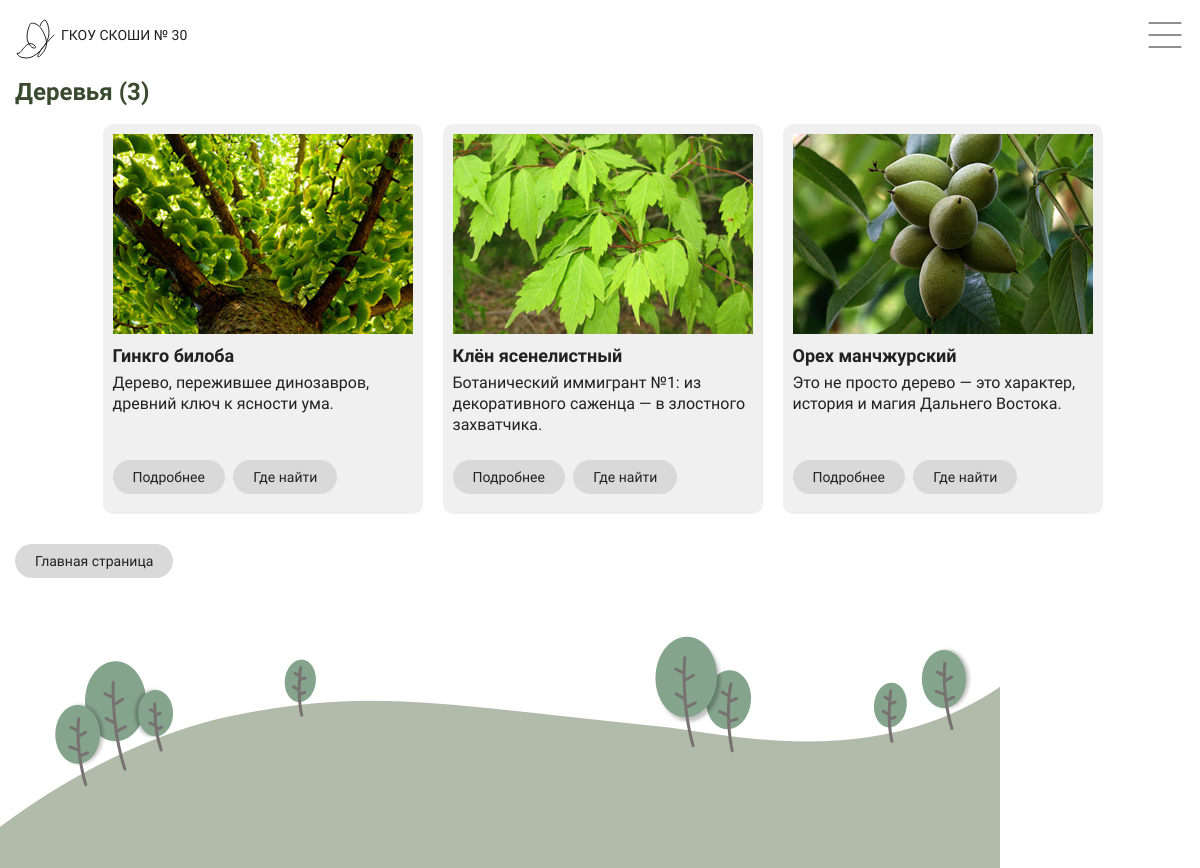
The app's page /plants/category/tree/ with its own data.
### garden/models.py (models this page shows, shortened)
class Plant(db.Model):
    __tablename__ = 'plants'
    id = db.Column(db.Integer, primary_key=True)
    name = db.Column(db.String(100), unique=True, nullable=False)
    category = db.Column(db.Enum(Category), nullable=False)
    code = db.Column(db.String(10), unique=True, nullable=False)
    intro = db.Column(db.String(300), unique=True, nullable=False)
    thumbnail = db.Column(db.String(100), nullable=False, default='default.jpg')
    location = db.Column(db.Enum(Location), nullable=False, default=Location.unknown)
    display = db.Column(db.Enum(Display), nullable=False, default=Display.disabled)
    status = db.Column(db.Enum(Status), nullable=False, default=Status.CREATED)
    timestamp = db.Column(db.DateTime(), default=datetime.now)
    articles = db.relationship('Article', backref='plant', lazy='dynamic', cascade='all, delete-orphan')

### garden/routes.py (the view)
@app.route('/plants/category/<category_name>/')
def show_category(category_name):
    plants = services.get_category_plants_for_render(category_name)
    return render_template('view/category.html',
                           category_title=Category[category_name].value['title'],
                           plants=plants,
                           quantity=services.get_quantity_categories()[category_name],
                           settings=settings)

### garden/services.py (called while the page is built)
def get_category_plants_for_render(category_name):
    plants = Plant.query.filter(Plant.category == category_name,
                                Plant.status != 'DELETED',
                                Plant.display == 'enabled').all()
    return plants

def get_quantity_categories():
    dict = {}
    for cat in Category:
        quantity = Plant.query.filter(Plant.category == cat.name,
                                Plant.status != 'DELETED',
                                Plant.display == 'enabled').count()
        dict[cat.name] = quantity
    return dict

### garden/templates/view/category.html (shortened to what this page needs)
{% extends 'view_base.html' %}
{% block main %}
<div class="subtitle">
    <h2 class="montserrat-alternates-semibold">{{ category_title }} ({{ quantity }})</h2>
</div>
<section class="card-container">
    {% for plant in plants %}
    <div class="card">
        <img class="card-img" src="{{ url_for('send_file', filename=plant.thumbnail) }}" alt="Image">
        <div class="card-content">
            <h3 class="montserrat-alternates-semibold">{{ plant.name }}</h3>
            <p class="source-sans-3-400">{{ plant.intro }}</p>
            <div class="button-container">
                <a href="{{ url_for('show_plant', plant_id=plant.id) }}" class="card-button">
                    <span class="montserrat-alternates-medium">{{ settings['details_name'] }}</span>
                </a>
                <a href="{{ url_for('show_map', plant_id=plant.id) }}" class="card-button">
                    <span class="montserrat-alternates-medium">{{ settings['location_name'] }}</span>
                </a>
            </div>
        </div>
    </div>
    {% endfor %}
</section>
<nav class="nav-buttons">
        <a href="{{ url_for('index') }}" class="nav-button">
            <span class="montserrat-alternates-medium">{{ settings['home_name'] }}</span>
        </a>
</nav>
{% endblock %}

### garden/static/css/main.css (style rules this page uses)
body { padding-top: 10px; }
.subtitle { font-size: 24px; color: #3A4A2F; margin-bottom: 10px; }
.card-container { display: flex; justify-content: center; flex-wrap: wrap; margin-bottom: 20px; }
.card { width: 320px; height: 380px; background-color: #f0f0f0; border-radius: 10px; overflow: hidden; margin: 10px; padding-top: 10px; position: relative; text-align: center; }
.card img { width: 300px; height: auto; }
.card-content { padding: 10px; text-align: left; }
.card-content h3 { font-size: 18px; margin-bottom: 8px; }
.card-content p { font-size: 16px; line-height: 1.3; }
.card-button { display: inline-flex; align-items: center; gap: 10px; padding: 10px 10px; background: #d9d9d9; color: #212121; text-decoration: none; border-radius: 20px; transition: background 0.3s; margin: 0 5px 10px 0; }
.card-button span { padding-right: 10px; padding-left: 10px; font-size: 14px; }
.button-container { position: absolute; bottom: 10px; }
.nav-button { display: inline-flex; align-items: center; gap: 10px; padding: 10px 10px; background: #d9d9d9; color: #212121; text-decoration: none; border-radius: 20px; transition: background 0.3s; margin: 0 10px 10px 0; }
.nav-button span { padding: 0 10px 0 10px; font-size: 14px; }

### records on screen
Plant: thumbnail (picture), name "Гинкго билоба", intro "Дерево, пережившее динозавров, древний ключ к ясности ума.", details_name "Подробнее", location_name "Где найти"
Plant: thumbnail (picture), name "Клён ясенелистный", intro "Ботанический иммигрант №1: из декоративного саженца — в злостного захватчика.", details_name "Подробнее", location_name "Где найти"
Plant: thumbnail (picture), name "Орех манчжурский", intro "Это не просто дерево — это характер, история и магия Дальнего Востока.", details_name "Подробнее", location_name "Где найти"

### other values on screen
{{ settings['site_header'] }} "ГКОУ СКОШИ № 30"
{{ category_title }} "Деревья"
{{ quantity }} "3"
{{ settings['home_name'] }} "Главная страница"
